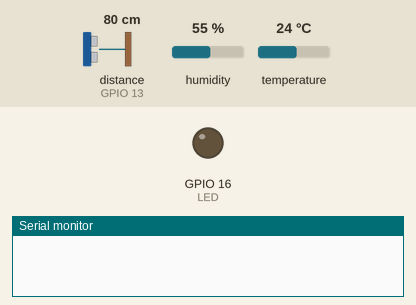
A sketch run on a simulated ESP8266 (NodeMCU). Shown: output pins drawn as LEDs (lit = HIGH), the last lines printed to the serial monitor. Wiring (inferred from the names in the program): DHT11 sensor: data GPIO 5. The inputs (shaded band) are chosen by the test bench; at power-on: distance to the obstacle (sensor on GPIO 13) 80 cm, humidity 55 %, temperature 24 °C. The echo pulse lasts 58.3 µs per cm; WiFi joins after 1.5 s; servers stay silent unless stated; pins used as bus, display or sensor lines are not drawn.

Above: at 4.3 s.
At 5.8 s:
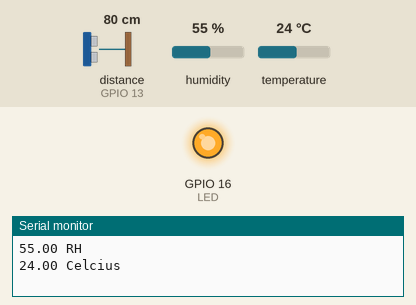
Timing chart, 0 to 10.3 s (numbered marks = the images above):
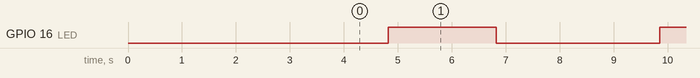

The sketch:

sensor_suhu_dan_kelembapan.ino
```cpp
#define BLYNK_PRINT Serial
#define BLYNK_DEBUG
#define LED 16 // D0
#include <ESP8266WiFi.h>
#include <BlynkSimpleEsp8266.h>
#include "dht.h"
#define dht_apin 5 // D1
#define TRIGGER_PIN 12 // D6
#define ECHO_PIN 13 // D7
dht DHT;

//char ssid[]= "Redmi";
//char pass[]= "trenggalek1998";
char ssid[]= "knosre";
char pass[]= "sukasuka-";
char auth[]= "oGGeb93mYEtx0_rEQdYMu0qciLRJK1tI";
WidgetLCD lcd(V1), lcd2(V2), lcd3(V3);
// https://randomnerdtutorials.com/esp32-esp8266-mysql-database-php/

void setup(){
  Serial.begin(9600);
  delay(1000);
  Blynk.begin(auth, ssid, pass);
  delay(1000);

  lcd.clear();
  lcd2.clear();
  lcd3.clear();
  pinMode(LED, OUTPUT);
  pinMode(TRIGGER_PIN, OUTPUT);
  pinMode(ECHO_PIN, INPUT);
}

void loop(){
  delay(1000);
  DHT.read11(dht_apin);
  Serial.print(String(DHT.humidity, 2) + " RH\n" );
  Serial.print(String(DHT.temperature, 2) + " Celcius\n");
  digitalWrite(LED, HIGH);
  delay(2000);

//  lcd.clear();
//  lcd2.clear();
  lcd.print(0, 0, ">> * Update! *\n");
  lcd.print(0, 0, ">> " + String(DHT.humidity, 2) + " RH\n");
  lcd.print(0, 1, ">> " + String(DHT.temperature, 2) + " Celcius\n");
  digitalWrite(LED, LOW);
  delay(2000);

  digitalWrite(TRIGGER_PIN, LOW);
  delayMicroseconds(2);
  digitalWrite(TRIGGER_PIN, HIGH);
  delayMicroseconds(10);
  digitalWrite(TRIGGER_PIN, LOW);
  double duration = pulseIn(ECHO_PIN, HIGH);
  double distance= duration*0.034/2;
//  lcd3.clear();
  Serial.print(distance);
  Serial.println("cm");
  lcd.print(0, 0, ">> " + String(distance, 2) + " cm\n\n");
  Blynk.run();
}
```

Measured:
- by itself, GPIO 16 (LED): alternates HIGH for 2.0 s and LOW for 3.0 s
